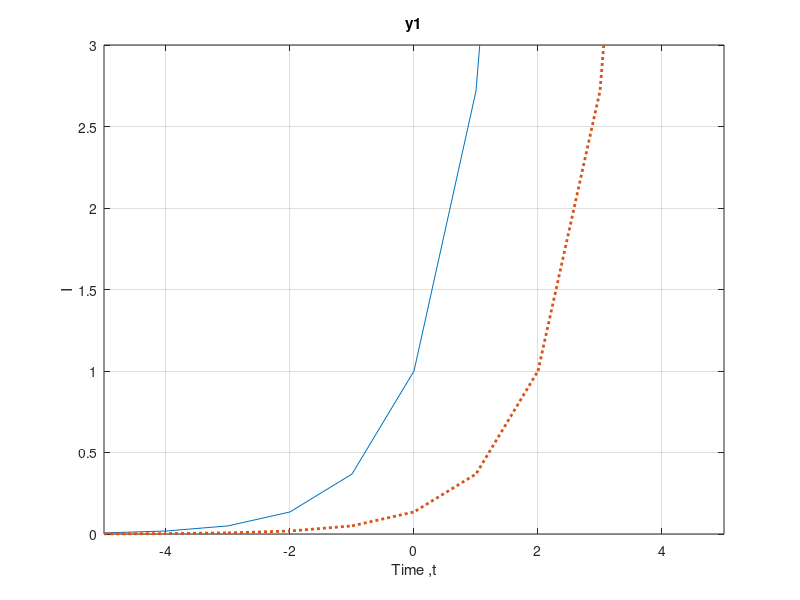
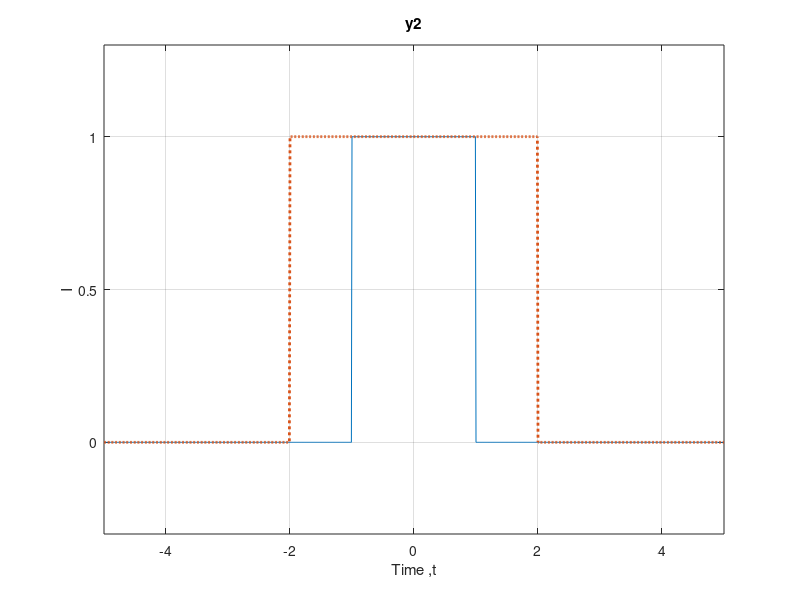

Recreate these plots in MATLAB, in order. (Note: this script raises an error after producing the figures.)
close all
clear all
figure(1)
t=-5:5;
y1=exp(t-2);
x1=exp(t);
plot(t,x1,t,y1,':','LineWidth',2);
grid on
xlabel('Time ,t');
ylabel('I');
title('y1');
axis([-5 5 0 3])

figure(2)
t=-5:0.01:5;
N=4;
y2=rectpuls(2*t,N);
x2=rectpuls(t,N);
plot(t,y2,t,x2,':', 'LineWidth',2);
grid on
xlabel('Time ,t');
ylabel('I');
title('y2');
axis([-5 5 -0.3 1.3])

figure
t=-5:0.0001:5;
u=heaviside(t+0.5)-heaviside(t-1.5);
u2=heaviside(t/2+0.5)-heaviside(t/2-1.5);

plot(t,u,t,u2,':', 'LineWidth',2);
grid on
xlabel('Time ,t');
ylabel('I');
title('y3');
axis([-5 5 -0.3 1.3])


figure(4)
t=-5:0.01:5;
x1=sin(t);
x2=exp(t);
a=1;
b=3;
x3=a*x1+b*x2;
y1=t.*sin(t);
y2=t.*exp(t);
y3=t.*(a*sin(t)+b*exp(t));

y=a*y1+b*y2;
plot(t,y,t,y3,':','Linewidth',3);
ylim([-100 100 ]);



